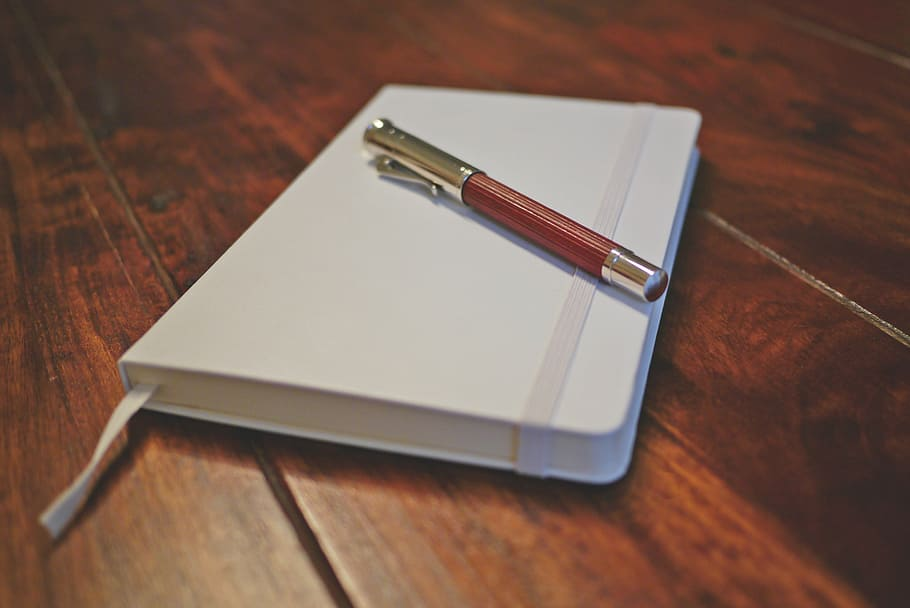
#> input picture MIdterm/2nd part/white-notebook-pen-write.jpg, 910 x 608 px, found by its file name
$ python Aditya_Modi_220071.py
#> lines starting #> are read from the running program, lines starting #| are printed output that depends on the picture; after the words box and inside, x2 and y2 are one past the last pixel; in counts of white or black regions, pixels touching at a corner belong together
import cv2
import numpy as np

def hough_line(s):
    img = cv2.imread(s)
#> img is the input picture: shape (608, 910, 3); mean B, G, R 82.3, 95.3, 122.8
    gray = cv2.cvtColor(img, cv2.COLOR_BGR2GRAY)
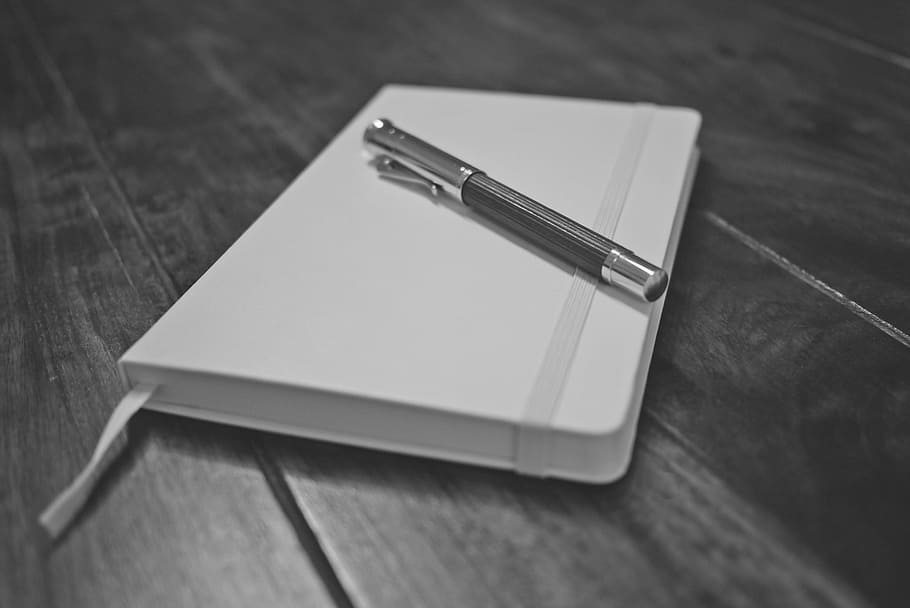
#> gray: shape (608, 910); min 12, max 254, mean 102
    blur = cv2.GaussianBlur(gray, (5, 5), 0)
    edges = cv2.Canny(blur, 50, 150)
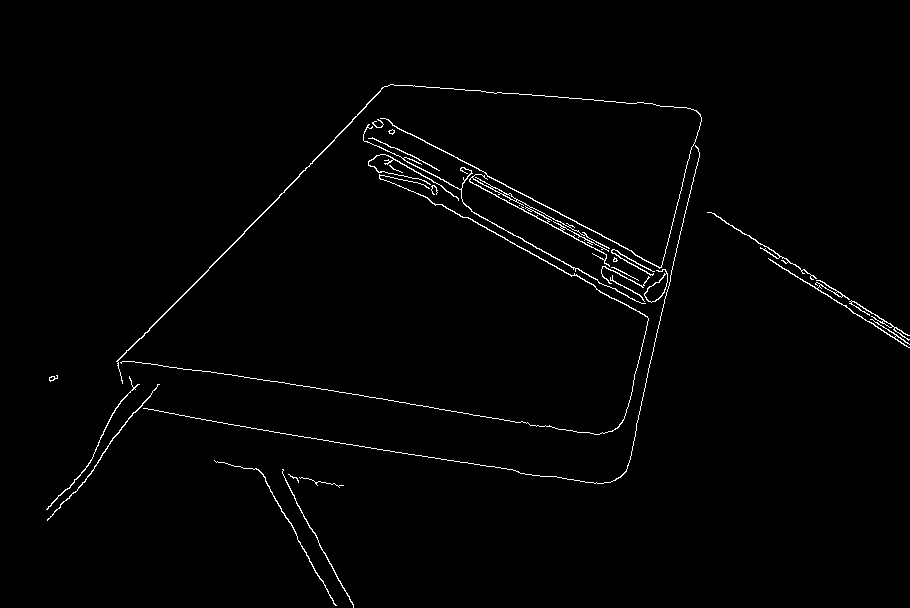
#> edges: shape (608, 910); 1.3% white in thin lines or dots, all inside (x1, y1, x2, y2) = (46, 84, 910, 608)

    lines = cv2.HoughLines(edges, 1, np.pi / 180, threshold=105)
#> lines = 31 rows, first 8: [384, 1.73], [337, 0.768], [-75, 2.06], [715, 0.227], [-197, 2.13], [-67, 2.06], [334, 1.73], [326, 1.75]

    for line in lines:
        rho, theta = line[0]
        a = np.cos(theta)
        b = np.sin(theta)
        x = a*rho
        y = b*rho
        x1 = int(x + 1000 * (-b))
        y1 = int(y + 1000 * (a))
        x2 = int(x - 1000 * (-b))
        y2 = int(y - 1000 * (a))

        cv2.line(img, (x1, y1), (x2, y2), (0, 0, 255), 1)
#> this loop made 31 passes
#> (rho, theta, a, b, x, y, x1, y1) on passes 1 to 12: (384, 1.73, -0.156, 0.988, -60.07, 379.3, -1047, 222), (337, 0.768, 0.719, 0.695, 242.4, 234.1, -452, 953), (-75, 2.06, -0.469, 0.883, 35.21, -66.22, -847, -535), (715, 0.227, 0.974, 0.225, 696.7, 160.8, 471, 1135), (-197, 2.13, -0.53, 0.848, 104.4, -167.1, -743, -696), (-67, 2.06, -0.469, 0.883, 31.45, -59.16, -851, -528), (334, 1.73, -0.156, 0.988, -52.25, 329.9, -1039, 173), (326, 1.75, -0.174, 0.985, -56.61, 321, -1041, 147), (706, 0.244, 0.97, 0.242, 685, 170.8, 443, 1141), (-44, 2.08, -0.485, 0.875, 21.33, -38.48, -853, -523), (377, 1.75, -0.174, 0.985, -65.47, 371.3, -1050, 197), (-60, 2.06, -0.469, 0.883, 28.17, -52.98, -854, -522)
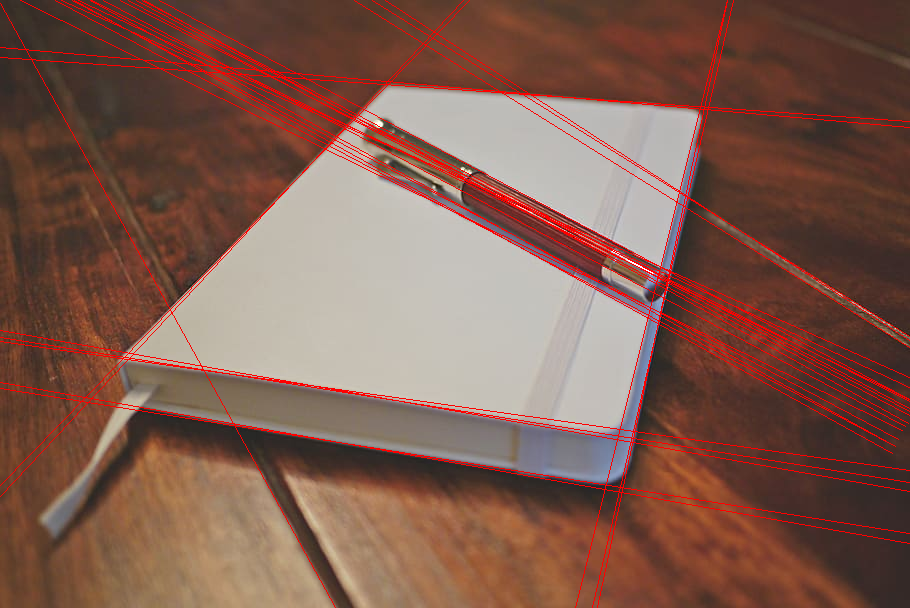
#> img: shape (608, 910, 3); 3.96% of pixels changed, all inside (x1, y1, x2, y2) = (0, 0, 910, 608)


    cv2.imshow("Lines", img)
    cv2.waitKey(0)

# Test
hough_line("/Users/akashpaijwar/Documents/Winter Project/CV101/MS/2nd part/white-notebook-pen-write.jpg")

$ run again, with MIdterm/2nd part/Aditya_Modi_220071.png saved as MIdterm/2nd part/white-notebook-pen-write.jpg
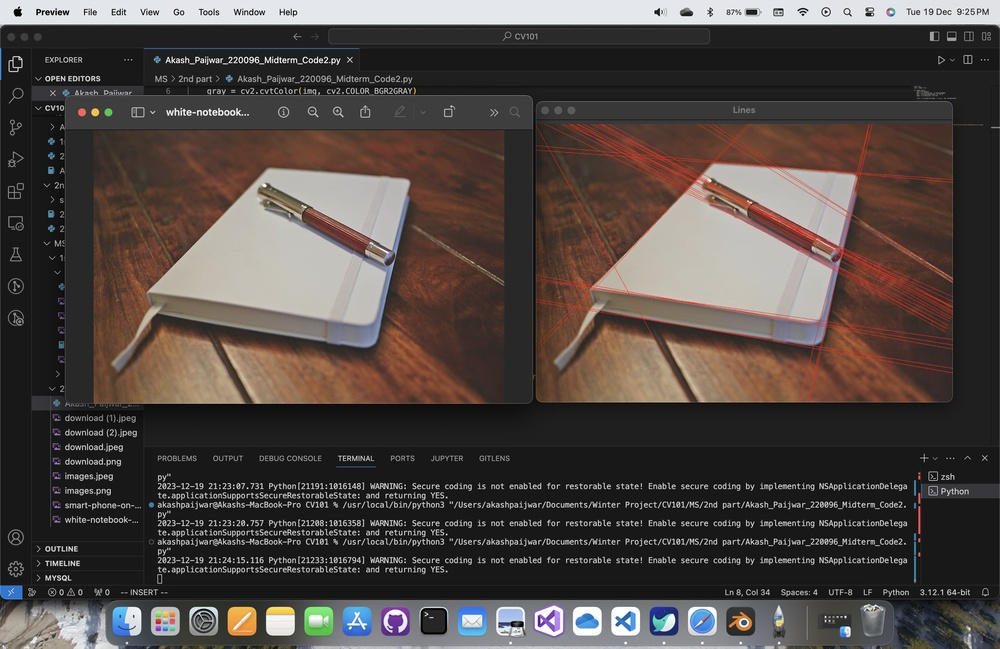
#> input picture MIdterm/2nd part/Aditya_Modi_220071.png, 1000 x 649 px, shrunk from 3024 x 1964 before the run, found by its file name
#> in hough_line, img is the input picture: shape (649, 1000, 3); mean B, G, R 67.5, 71.2, 79.7
#> in hough_line, `edges = cv2.Canny(blur, 50, 150)`:
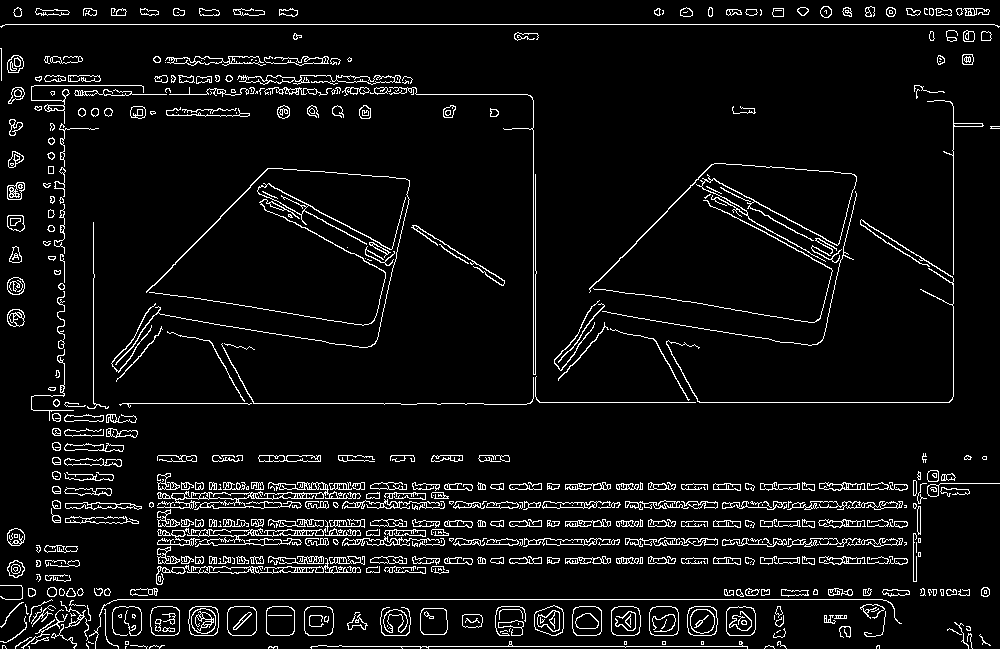
#> edges: shape (649, 1000); 6.2% white in thin lines or dots
#> lines = 938 rows, first 8: [24, 1.57], [599, 1.57], [507, 1.57], [544, 1.57], [489, 1.57], [563, 1.57], [646, 1.57], [526, 1.57]
#> the loop in hough_line, `for line in lines:` made 938 passes
#> (rho, theta, a, b, x, y, x1, y1) on passes 1 to 3: (24, 1.57, -4.37e-08, 1, -1.05e-06, 24, -1000, 23), (599, 1.57, -4.37e-08, 1, -2.62e-05, 599, -1000, 598), (507, 1.57, -4.37e-08, 1, -2.22e-05, 507, -1000, 506)
#> after the loop in hough_line, `for line in lines:`:
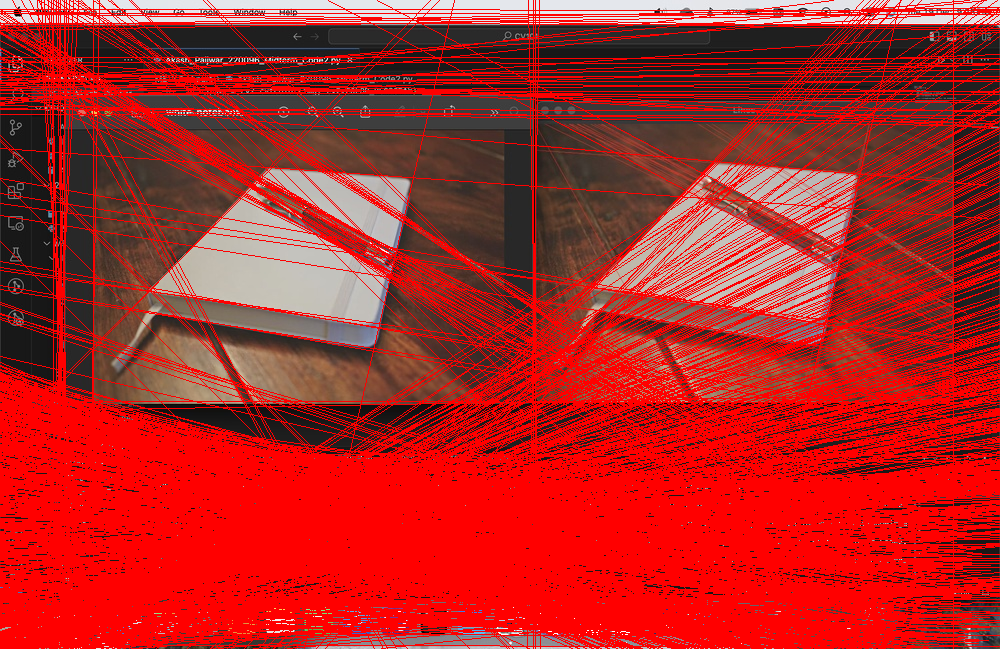
#> img: shape (649, 1000, 3); mean B, G, R 36.4, 39.4, 173.9
